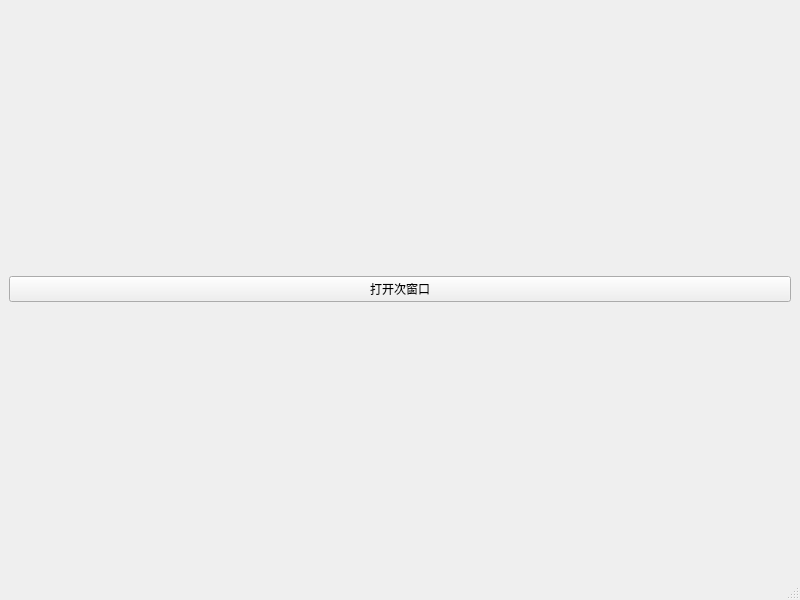
<?xml version="1.0" encoding="UTF-8"?>
<ui version="4.0">
 <class>MainWindow</class>
 <widget class="QMainWindow" name="MainWindow">
  <property name="geometry">
   <rect>
    <x>0</x>
    <y>0</y>
    <width>800</width>
    <height>600</height>
   </rect>
  </property>
  <property name="windowTitle">
   <string>MainWindow</string>
  </property>
  <widget class="QWidget" name="centralwidget">
   <layout class="QVBoxLayout" name="verticalLayout">
    <item>
     <widget class="QPushButton" name="btnOpenSecond">
      <property name="text">
       <string>打开次窗口</string>
      </property>
     </widget>
    </item>
   </layout>
  </widget>
  <widget class="QMenuBar" name="menubar">
   <property name="geometry">
    <rect>
     <x>0</x>
     <y>0</y>
     <width>800</width>
     <height>19</height>
    </rect>
   </property>
  </widget>
  <widget class="QStatusBar" name="statusbar"/>
 </widget>
 <resources/>
 <connections/>
</ui>
